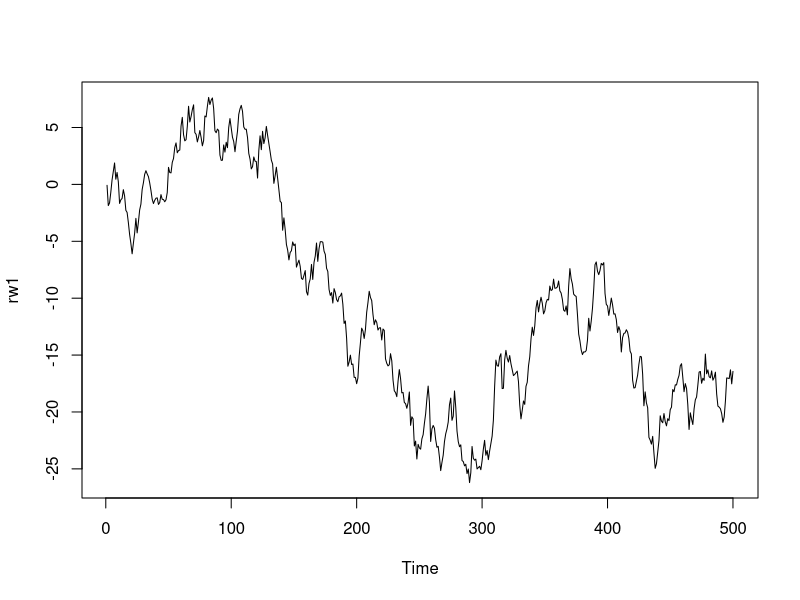
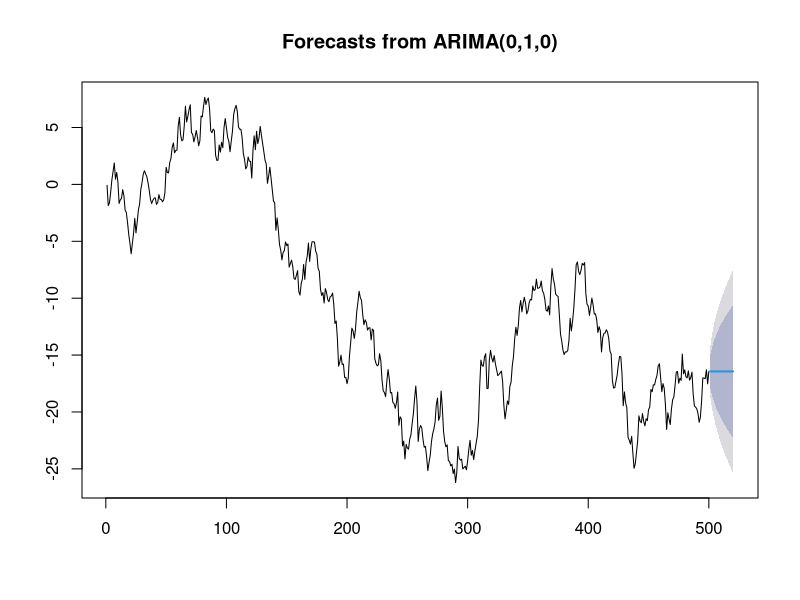
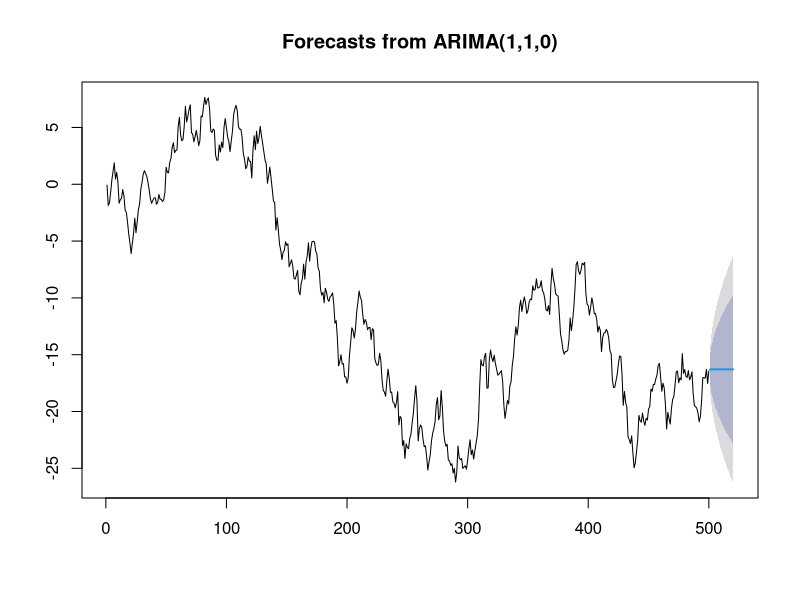

These charts were generated, in order, by the following R code: (Note: this script raises an error after producing the figures.)
library(forecast)

## ランダムウォーク
rw1 <- cumsum(rnorm(n=500))
ts.plot(rw1)
m1 <- arima(rw1, order=c(0,1,0))
summary(m1)
f1 <- forecast(m1, h=20)
plot(f1)

m1 <- auto.arima(rw1)
summary(m1)
f1 <- forecast(m1, h=20)
plot(f1)

adf.test(rw1)
adf.test(na.omit(rw1-lag(rw1)))


## ドリフトありのランダムウォーク
rw2 <- cumsum(rnorm(n=500) + 0.1)
ts.plot(rw2)

m2 <- auto.arima(rw2)
summary(m2)
f2 <- forecast(m2, h=20)
plot(f2)

adf.test(rw1)
adf.test(na.omit(rw1-lag(rw1)))
